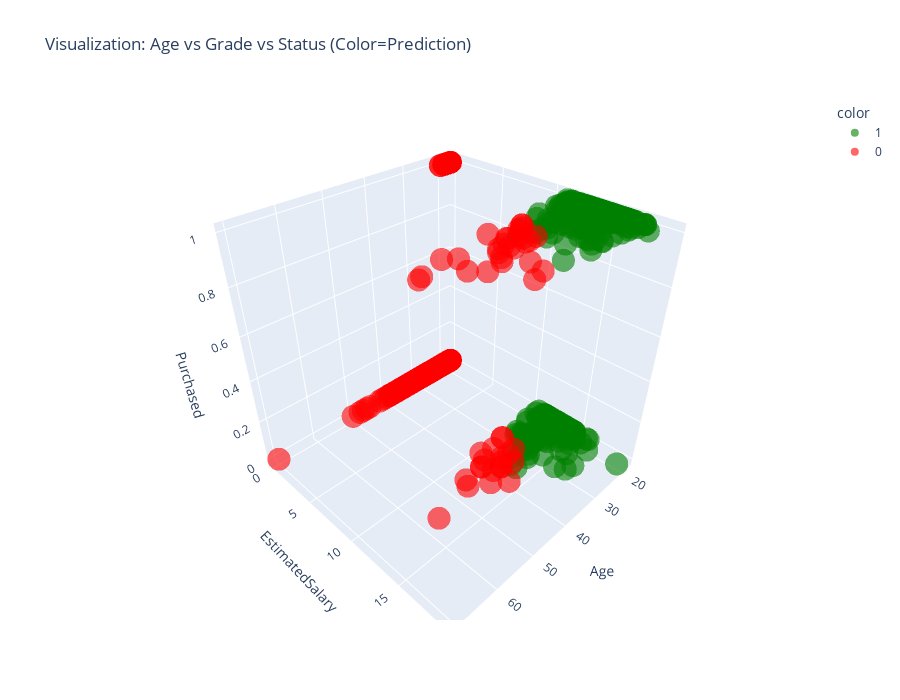

The code cell stored with this chart in its notebook:
### Markdown cell above
MultinomialNB.

### Code cell
# import requirement libraries
import pandas as pd
import numpy as np
import matplotlib.pyplot as plt
import seaborn as sns
import plotly.express as px
import plotly.io as pio
import itertools
from sklearn.preprocessing import StandardScaler, MinMaxScaler
from sklearn.model_selection import train_test_split, KFold, cross_val_score
from sklearn.naive_bayes import MultinomialNB
from sklearn import metrics
import warnings

# Settings
warnings.filterwarnings('ignore')
# Handling plotly rendering (opsional jika di notebook lokal/colab)
try:
    from plotly.offline import init_notebook_mode
    init_notebook_mode(connected=True)
except:
    pass
plt.style.use('seaborn-v0_8-notebook') # Style yang aman

# --------------------------------------------------------------------------------------
# 1. IMPORT & PREPARE DATASET
# --------------------------------------------------------------------------------------
data = pd.read_csv('dataset (1).csv')

# Preprocessing Khusus Dataset Mahasiswa:
# 1. Pilih kolom yang relevan untuk menggantikan Age & Salary
#    - Age -> 'Age at enrollment'
#    - Salary -> 'Curricular units 2nd sem (grade)' (Kita pakai Nilai sebagai fitur kontinu)
#    - Purchased -> 'Target'
#    - Gender -> 'Gender'
df_selected = data[['Gender', 'Age at enrollment', 'Curricular units 2nd sem (grade)', 'Target']].copy()

# 2. Rename kolom agar sesuai dengan variabel di sisa kodingan
df_selected.columns = ['Gender', 'Age', 'EstimatedSalary', 'Purchased']

# 3. Filter Target: Hapus 'Enrolled' agar jadi Binary Classification (Dropout vs Graduate)
df = df_selected[df_selected['Purchased'] != 'Enrolled'].copy()

# 4. Encoding Target: Dropout=0, Graduate=1
df['Purchased'] = df['Purchased'].map({'Dropout': 0, 'Graduate': 1})

# Cek data
print(f"shape: {df.shape}")
print(df.head())
print(df.info())

# Check missing value
print(df.isnull().sum().to_frame('NaN value').T)

# --------------------------------------------------------------------------------------
# 2. EXPLORATORY DATA ANALYSIS (EDA)
# --------------------------------------------------------------------------------------

# check distribution of EstimatedSalary (Nilai Grade) based on Purchased (Kelulusan)
font = {'fontsize':16, 'fontstyle':'italic', 'backgroundcolor':'black', 'color':'orange'}

plt.figure(figsize=(10, 6))
sns.kdeplot(df.loc[df['Purchased'] == 0, 'EstimatedSalary'], label='Dropout (0)', shade=True)
sns.kdeplot(df.loc[df['Purchased'] == 1, 'EstimatedSalary'], label='Graduate (1)', shade=True)
plt.title('KDE of Grade (mapped as Salary) based on Status', fontdict=font, pad=15)
plt.legend()
plt.show()

# check distribution of Age based on Purchased
plt.figure(figsize=(10, 6))
sns.kdeplot(df.loc[df['Purchased'] == 0, 'Age'], label='Dropout (0)', shade=True)
sns.kdeplot(df.loc[df['Purchased'] == 1, 'Age'], label='Graduate (1)', shade=True)
plt.title('KDE of Age based on Status', fontdict=font, pad=15)
plt.legend()
plt.show()

# --------------------------------------------------------------------------------------
# 3. FEATURE SCALING & MODELING PREPARATION
# --------------------------------------------------------------------------------------
df2 = df.copy()

# standardize 'EstimatedSalary' (Grade) with MinMaxScaler
# Note: MultinomialNB requires positive features.
scaler = MinMaxScaler(feature_range=(0, 20)).fit(df[['EstimatedSalary']])
df2['EstimatedSalary'] = scaler.transform(df2['EstimatedSalary'].values.reshape(-1,1))

# define x (features) and y (target)
x = np.asanyarray(df2.drop('Purchased', axis=1))
y = df2.Purchased.values.reshape(-1,1)

# Inisialisasi list penyimpanan metrik
FPR1, TPR1, FPR0, TPR0 = [], [], [], []
ACC_test, ACC_train = [], []
Recall, Precision, F1 = [], [], []

# --------------------------------------------------------------------------------------
# 4. HELPER FUNCTIONS (Plotting & Cross Val)
# --------------------------------------------------------------------------------------
def plot_confusion_matrix2(cm, classes, title='Confusion matrix', cmap=plt.cm.Blues):
    plt.figure(figsize=(8,6))
    plt.imshow(cm, interpolation='nearest', cmap=cmap)
    plt.title(title)
    plt.colorbar()
    tick_marks = np.arange(len(classes))
    plt.xticks(tick_marks, classes, rotation=45)
    plt.yticks(tick_marks, classes)

    fmt ='d'
    thresh = cm.max() / 2.
    for i, j in itertools.product(range(cm.shape[0]), range(cm.shape[1])):
        plt.text(j, i, format(cm[i, j], fmt),
                 horizontalalignment="center",
                 color="white" if cm[i, j] > thresh else "black")

    plt.ylabel('Actual')
    plt.xlabel('Predicted')
    plt.tight_layout()
    plt.show()

def Perform_cross_val(model, k, x, y, scoring):
    kf = KFold(n_splits=k)
    cv_results = cross_val_score(model, x, y, cv=kf, scoring=scoring)
    print('-'*20, f"CV for k={k}, scoring={scoring}", '-'*20)
    print(f"CV mean: {np.mean(cv_results)}")
    print(f"CV results: {cv_results}\n")

def plot_results(FPR0, TPR0, FPR1, TPR1, ACC_test, ACC_train, Recall, Precision, F1):
    fig, ax = plt.subplots(1,2,figsize=(14,5))
    
    # plot model evaluation
    ax[0].set_title('Model Evaluation Results', fontdict=font, y=1.02)
    sns.lineplot(data=pd.DataFrame({
        'accuracy': ACC_test, 'Recall': Recall,
        'Precision': Precision, 'F1 score': F1
    }), markers=True, ax=ax[0])
    ax[0].legend(loc='lower center')

    # plot model accuracy train vs test
    ax[1].set_title('Model Accuracy Results', fontdict=font, y=1.02)
    sns.lineplot(data=pd.DataFrame({
        'test accuracy': ACC_test, 'train accuracy': ACC_train
    }), markers=True, ax=ax[1])
    ax[1].legend(loc='lower center')
    plt.show()

    # Plot ROC
    fig, ax = plt.subplots(1,2,figsize=(14,5))
    ax[0].set_title('ROC Curve Class 1 (Graduate)', fontdict=font)
    for fpr, tpr in zip(FPR1, TPR1):
        ax[0].plot(fpr, tpr, label=f"AUC = {round(metrics.auc(fpr, tpr),3)}")
    ax[0].legend()
    
    ax[1].set_title('ROC Curve Class 0 (Dropout)', fontdict=font)
    for fpr, tpr in zip(FPR0, TPR0):
        ax[1].plot(fpr, tpr, '--', label=f"AUC = {round(metrics.auc(fpr, tpr),3)}")
    ax[1].legend()
    plt.show()

def modeling(x, y, test_size, classes, is_add=1):
    x_train, x_test, y_train, y_test = train_test_split(x, y, test_size=test_size, random_state=0)
    print(f"Train shape: {x_train.shape}, Test shape: {x_test.shape}")

    clf = MultinomialNB()
    clf.fit(x_train, y_train.ravel())

    y_pred_test = clf.predict(x_test)
    y_proba_test = clf.predict_proba(x_test)
    y_pred_train = clf.predict(x_train)

    cm = metrics.confusion_matrix(y_test, y_pred_test)
    
    # Metrics
    if is_add == 1:
        fpr1, tpr1, _ = metrics.roc_curve(y_test, y_proba_test[:,1])
        fpr0, tpr0, _ = metrics.roc_curve(y_test, y_proba_test[:,0])
        FPR1.append(fpr1); TPR1.append(tpr1)
        FPR0.append(fpr0); TPR0.append(tpr0)
        ACC_test.append(metrics.accuracy_score(y_test, y_pred_test))
        ACC_train.append(metrics.accuracy_score(y_train, y_pred_train))
        Recall.append(metrics.recall_score(y_test, y_pred_test))
        Precision.append(metrics.precision_score(y_test, y_pred_test))
        F1.append(metrics.f1_score(y_test, y_pred_test))
        
        plot_results(FPR0, TPR0, FPR1, TPR1, ACC_test, ACC_train, Recall, Precision, F1)

    print('Confusion Matrix:\n', cm)
    plot_confusion_matrix2(cm, classes)
    print(metrics.classification_report(y_test, y_pred_test, target_names=classes))
    
    return clf, metrics.accuracy_score(y_test, y_pred_test), metrics.accuracy_score(y_train, y_pred_train)

# --------------------------------------------------------------------------------------
# 5. EXECUTION
# --------------------------------------------------------------------------------------

# Model 1
clf1, acc_test1, acc_train1 = modeling(x, y, 0.2, ['Dropout (0)', 'Graduate (1)'])
Perform_cross_val(clf1, 5, x, y, scoring='accuracy')

# NOTE: Bagian penghapusan baris (df3) saya skip karena indeks-nya spesifik dataset lama.
# Kita langsung lanjut ke visualisasi 3D menggunakan Data Test.

# 3D Visualization
x_train, x_test, y_train, y_test = train_test_split(x, y, test_size=0.2, random_state=0)
# Reconstruct dataframe for visualization
x_test_viz = pd.DataFrame(x_test, columns=['Gender', 'Age', 'EstimatedSalary']) # Salary is actually Grade
x_test_viz['Purchased'] = y_test

# Plot
fig = px.scatter_3d(
    data_frame=x_test_viz,
    x='Age',
    y='EstimatedSalary', # Ini adalah Grade
    z='Purchased',
    color=clf1.predict(x_test).astype(str),
    color_discrete_map={'0':'red', '1':'green'},
    opacity=0.6,
    height=700,
    title='Visualization: Age vs Grade vs Status (Color=Prediction)'
)
fig.show()

# --------------------------------------------------------------------------------------
# 6. PREDICT NEW SAMPLE
# --------------------------------------------------------------------------------------
# Contoh Data Baru:
# Gender: 1 (Male), Age: 20 tahun, Grade: 14.5 (skala 0-20)
new_sample_raw = pd.DataFrame({'Gender': [1], 'Age': [20], 'EstimatedSalary': [14.5]})

print("New Sample Data:")
print(new_sample_raw)

# Scaling Grade sesuai scaler yang sudah dilatih
new_sample_scaled = new_sample_raw.copy()
new_sample_scaled['EstimatedSalary'] = scaler.transform(new_sample_raw[['EstimatedSalary']])

# Prediksi
result = clf1.predict(new_sample_scaled.values)
label = "Graduate" if result[0] == 1 else "Dropout"

print('='*38)
print(f"Predicted Class: {result[0]} ({label})")

### Figure 1 — Plotly figure (JSON) as saved in the notebook; plotly's stock layout.template omitted (floating-point values rounded to 4 significant figures; data arrays with more than 128 entries replaced by an {"elided": "..."} marker saying what was removed)
{"data": [{"hovertemplate": "color=1<br>Age=%{x}<br>EstimatedSalary=%{y}<br>Purchased=%{z}<extra></extra>", "legendgroup": "1", "marker": {"color": "green", "opacity": 0.6, "symbol": "circle"}, "mode": "markers", "name": "1", "scene": "scene", "showlegend": true, "type": "scatter3d", "x": {"elided": "502 float values"}, "y": {"elided": "502 float values"}, "z": {"elided": "502 int values"}}, {"hovertemplate": "color=0<br>Age=%{x}<br>EstimatedSalary=%{y}<br>Purchased=%{z}<extra></extra>", "legendgroup": "0", "marker": {"color": "red", "opacity": 0.6, "symbol": "circle"}, "mode": "markers", "name": "0", "scene": "scene", "showlegend": true, "type": "scatter3d", "x": {"elided": "224 float values"}, "y": {"elided": "224 float values"}, "z": {"elided": "224 int values"}}], "layout": {"height": 700, "legend": {"title": {"text": "color"}, "tracegroupgap": 0}, "scene": {"domain": {"x": [0, 1], "y": [0, 1]}, "xaxis": {"title": {"text": "Age"}}, "yaxis": {"title": {"text": "EstimatedSalary"}}, "zaxis": {"title": {"text": "Purchased"}}}, "title": {"text": "Visualization: Age vs Grade vs Status (Color=Prediction)"}}}
